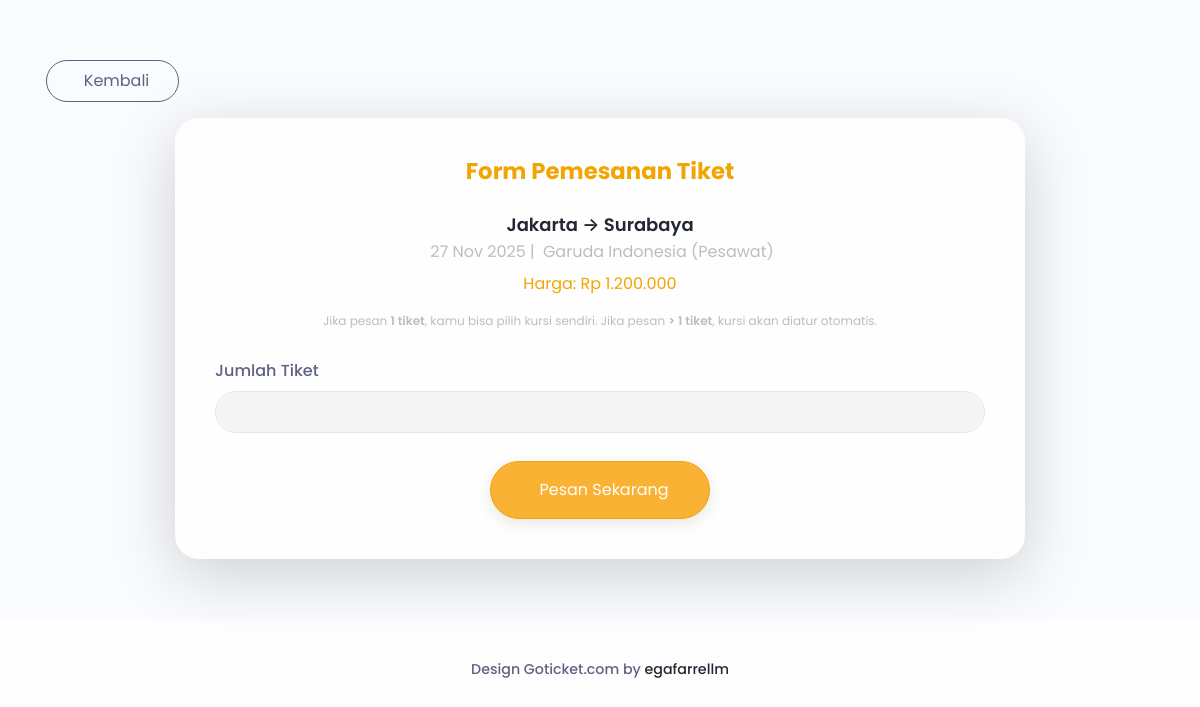
Screenshot of /frontend/pages/pesan/index.php?id_rute=1 (signed in) with the database file from the repository.
### tables this page shows
CREATE TABLE `rute` (
  `id_rute` int NOT NULL,
  `id_transportasi` int DEFAULT NULL,
  `asal` varchar(100) NOT NULL,
  `tujuan` varchar(100) NOT NULL,
  `harga` int NOT NULL,
  `jadwal_berangkat` datetime DEFAULT NULL,
  `jadwal_tiba` datetime DEFAULT NULL
);

CREATE TABLE `transportasi` (
  `id_transportasi` int NOT NULL,
  `jenis` enum('Pesawat','Kereta') NOT NULL,
  `nama_transportasi` varchar(100) NOT NULL,
  `kode` varchar(20) NOT NULL,
  `kapasitas` int NOT NULL
);

### frontend/pages/pesan/index.php (called while the page is built)
<?php
include '../../partials/header.php';
include 'form_pesan.php';
include '../../partials/footer.php';
include '../../partials/script.php';
?>

### frontend/pages/pesan/form_pesan.php (the view, shortened to what this page needs)
<?php
include '../../app.php';
$id_rute = isset($_GET['id_rute']) ? intval($_GET['id_rute']) : 0;
$q = "SELECT r.*, t.nama_transportasi, t.jenis, t.id_transportasi, t.kapasitas
      FROM rute r
      JOIN transportasi t ON r.id_transportasi = t.id_transportasi
      WHERE r.id_rute = $id_rute";
$res  = mysqli_query($connect, $q);
$rute = mysqli_fetch_assoc($res);
?>
<main id="form-pesan"
  style="padding-top: 60px; padding-bottom: 60px; background:#f9fbff;">
  <div class="container d-flex flex-column align-items-center">
    <div class="align-self-start mb-3">
      <button onclick="history.back()"
        class="btn btn-outline-secondary px-4 py-2 rounded-3 fw-semibold">
        <i class="bi bi-arrow-left me-2"></i> Kembali
      </button>
    </div>
    <?php if ($rute): ?>
      <div class="card shadow-lg border-0 rounded-4 p-4 p-md-5"
        style="max-width: 850px; width: 100%;">
        <h3 class="text-primary fw-bold mb-4 text-center">Form Pemesanan Tiket</h3>
        <div class="mb-4 text-center">
          <h5 class="fw-semibold text-dark mb-1">
            <?= htmlspecialchars($rute['asal']); ?> → <?= htmlspecialchars($rute['tujuan']); ?>
          </h5>
          <p class="text-muted mb-0">
            <?= date("d M Y", strtotime($rute['jadwal_berangkat'])); ?> |
            <?= ucfirst($rute['nama_transportasi']); ?> (<?= ucfirst($rute['jenis']); ?>)
          </p>
          <p class="fw-semibold text-warning mt-2">
            Harga: Rp <?= number_format($rute['harga'], 0, ',', '.'); ?>
          </p>
          <p class="text-muted small mt-2 mb-0">
            Jika pesan <strong>1 tiket</strong>, kamu bisa pilih kursi sendiri.
            Jika pesan <strong>&gt; 1 tiket</strong>, kursi akan diatur otomatis.
          </p>
        </div>
        <form action="form_pesan_proses.php" method="post" id="formPemesanan" class="row g-3">
          <div class="col-md-12">
            <label class="form-label fw-semibold">Jumlah Tiket</label>
            <input type="number"
              name="jumlah_tiket"
              id="jumlahTiket"
              min="1"
              max="10"
              class="form-control form-control-lg rounded-3"
              required>
          </div>
          <div class="col-12 text-center mt-4">
            <button type="submit"
              class="btn btn-warning text-white px-5 py-3 fw-semibold rounded-3 shadow-sm">
              <i class="bi bi-check-circle me-2"></i> Pesan Sekarang
            </button>
          </div>
        </form>
      </div>
    <?php else: ?>
      <div class="alert alert-danger text-center">Data rute tidak ditemukan.</div>
    <?php endif; ?>
  </div>
</main>

### frontend/pages/pesan/form_pesan.php (style rules this page uses)
#form-pesan { background: linear-gradient(to bottom, #f9fbff 0%, #ffffff 100%); }
form .form-control { border: 1.5px solid #e0e6ed; transition: all 0.3s ease; }
.btn-warning { background-color: #f9b233; }

### rows the page displays
rute: asal "Jakarta", tujuan "Surabaya", jadwal_berangkat "27 Nov 2025", id_transportasi.nama_transportasi "Garuda Indonesia", id_transportasi.jenis "Pesawat", harga "1.200.000"
